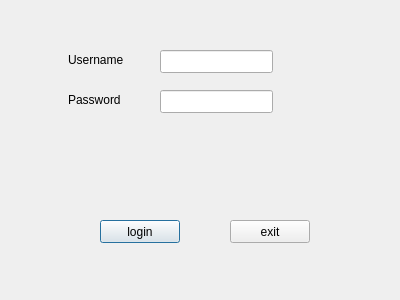
<?xml version="1.0" encoding="UTF-8"?>
<ui version="4.0">
 <class>LoginDialog</class>
 <widget class="QDialog" name="LoginDialog">
  <property name="geometry">
   <rect>
    <x>0</x>
    <y>0</y>
    <width>400</width>
    <height>300</height>
   </rect>
  </property>
  <property name="windowTitle">
   <string>Dialog</string>
  </property>
  <widget class="QPushButton" name="loginBtn">
   <property name="geometry">
    <rect>
     <x>100</x>
     <y>220</y>
     <width>80</width>
     <height>23</height>
    </rect>
   </property>
   <property name="text">
    <string>login</string>
   </property>
  </widget>
  <widget class="QPushButton" name="exitBtn">
   <property name="geometry">
    <rect>
     <x>230</x>
     <y>220</y>
     <width>80</width>
     <height>23</height>
    </rect>
   </property>
   <property name="text">
    <string>exit</string>
   </property>
  </widget>
  <widget class="QLabel" name="label">
   <property name="geometry">
    <rect>
     <x>68</x>
     <y>50</y>
     <width>71</width>
     <height>20</height>
    </rect>
   </property>
   <property name="text">
    <string>Username</string>
   </property>
  </widget>
  <widget class="QLabel" name="label_2">
   <property name="geometry">
    <rect>
     <x>68</x>
     <y>90</y>
     <width>71</width>
     <height>20</height>
    </rect>
   </property>
   <property name="text">
    <string>Password</string>
   </property>
  </widget>
  <widget class="QLineEdit" name="usrLineEdit">
   <property name="geometry">
    <rect>
     <x>160</x>
     <y>50</y>
     <width>113</width>
     <height>23</height>
    </rect>
   </property>
  </widget>
  <widget class="QLineEdit" name="pwdLineEdit">
   <property name="geometry">
    <rect>
     <x>160</x>
     <y>90</y>
     <width>113</width>
     <height>23</height>
    </rect>
   </property>
   <property name="echoMode">
    <enum>QLineEdit::Password</enum>
   </property>
  </widget>
 </widget>
 <resources/>
 <connections>
  <connection>
   <sender>exitBtn</sender>
   <signal>clicked()</signal>
   <receiver>LoginDialog</receiver>
   <slot>close()</slot>
   <hints>
    <hint type="sourcelabel">
     <x>284</x>
     <y>233</y>
    </hint>
    <hint type="destinationlabel">
     <x>322</x>
     <y>168</y>
    </hint>
   </hints>
  </connection>
 </connections>
</ui>
